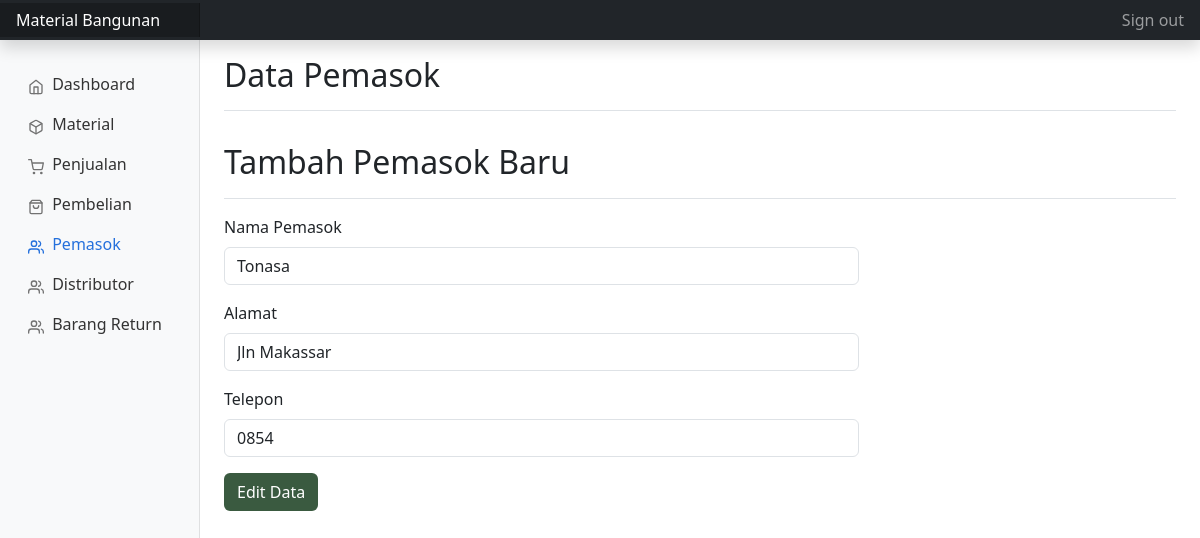
The page /admin/pemasok/edit.php?hal=edit&id=21 (signed in) on the database its author committed.
### tables this page shows
CREATE TABLE `data_pemasok` (
  `id_pemasok` int(11) NOT NULL,
  `id_admin` int(11) NOT NULL DEFAULT 1,
  `nama_pemasok` varchar(50) NOT NULL,
  `alamat_pemasok` varchar(255) NOT NULL,
  `telepon_pemasok` varchar(20) NOT NULL
);

### admin/pemasok/edit.php (the view, shortened to what this page needs)
<?php
include '../../config/koneksi.php';
if(isset($_GET['hal'])){
    if($_GET['hal'] == "edit"){
        $tampil = mysqli_query($koneksi, "SELECT * FROM data_pemasok WHERE id_pemasok = '$_GET[id]'");
        $data = mysqli_fetch_array($tampil);
        if($data){
            $nama_pemasok = $data['nama_pemasok'];
            $alamat = $data['alamat_pemasok'];
            $telepon = $data['telepon_pemasok'];
        }
    }
}
?>
<!DOCTYPE html>
<html lang="en">
<head>
  <link rel="stylesheet" href="../../assets/css/bootstrap.min.css">
  <link rel="stylesheet" href="../../assets/dashboard.css">
  <link href="https://cdn.jsdelivr.net/npm/bootstrap@5.3.1/dist/css/bootstrap.min.css" rel="stylesheet">
</head>
<body>
<header class="navbar navbar-dark sticky-top bg-dark flex-md-nowrap p-0 shadow">
  <a class="navbar-brand col-md-3 col-lg-2 me-0 px-3 fs-6" href="#">Material Bangunan</a>
  <div class="navbar-nav">
    <div class="nav-item text-nowrap">
      <a class="nav-link px-3" href="../hapusSession.php">Sign out</a>
    </div>
  </div>
</header>
<div class="container-fluid">
  <div class="row">
  <nav id="sidebarMenu" class="col-md-3 col-lg-2 d-md-block bg-light sidebar collapse">
      <div class="position-sticky pt-3 sidebar-sticky">
        <ul class="nav flex-column">
          <li class="nav-item">
            <a class="nav-link" aria-current="page" href="../index.php">
              <span data-feather="home" class="align-text-bottom"></span>
              Dashboard
            </a>
          </li>
          <li class="nav-item">
            <a class="nav-link " href="../material/index.php">
              <span data-feather="box" class="align-text-bottom"></span>
              Material
            </a>
          </li>
          <li class="nav-item">
            <a class="nav-link " href="../penjualan/index.php">
              <span data-feather="shopping-cart" class="align-text-bottom"></span>
              Penjualan
            </a>
          </li>
          <li class="nav-item">
            <a class="nav-link " href="../pembelian/index.php">
              <span data-feather="shopping-bag" class="align-text-bottom"></span>
              Pembelian
            </a>
          </li>
          <li class="nav-item">
            <a class="nav-link active" href="../pemasok/index.php">
              <span data-feather="users" class="align-text-bottom"></span>
              Pemasok
            </a>
          </li>
          <li class="nav-item">
            <a class="nav-link" href="../distributor/index.php">
              <span data-feather="users" class="align-text-bottom"></span>
              Distributor
            </a>
          </li>
          <li class="nav-item">
            <a class="nav-link" href="../return/index.php">
              <span data-feather="users" class="align-text-bottom"></span>
              Barang Return
            </a>
          </li>
        </ul>
      </div>
    </nav>
   <main class="col-md-9 ms-sm-auto col-lg-10 px-md-4">
    <div class="col-lg-12">
    <div class="d-flex justify-content-between flex-wrap flex-md-nowrap align-items-center pt-3 pb-2 mb-3 border-bottom">
        <h1 class="h2">Data Pemasok</h1>
      </div>
      <div class="d-flex justify-content-between flex-wrap flex-md-nowrap align-items-center pt-3 pb-2 mb-3 border-bottom">
        <h1 class="h2">Tambah Pemasok Baru</h1>
      </div>
<div class="col-lg-8">
    <form method="post" class="mb-5" enctype="multipart/form-data">
         <div class="mb-3">
        <label for="name" class="form-label">Nama Pemasok</label>
            <input type="text" class="form-control" id="nama_pemasok" value="<?= $nama_pemasok ?>" name="nama_pemasok" required autofocus>
        </div>
         <div class="mb-3">
            <label for="deskripsi" class="form-label">Alamat</label>
            <input type="text" class="form-control" id="alamat" value="<?= $alamat ?>" name="alamat">
        </div>
        <div class="mb-3">
            <label for="telepon" class="form-label">Telepon</label>
            <input type="number" class="form-control" id="telepon" value="<?= $telepon ?>" name="telepon">
        </div>
            <button style="background-color:#3a5a40; color:white;" type="submit" name="simpan" class="btn btn">Edit Data</button>
    </form>
</div>
    </main>
  </div>
</div>
</body>
</html>

### assets/dashboard.css (style rules this page uses)
body { font-size: .875rem; }
.feather { width: 16px; height: 16px; }
.sidebar { position: fixed; top: 0; bottom: 0; left: 0; z-index: 100; padding: 48px 0 0; box-shadow: inset -1px 0 0 rgba(0, 0, 0, .1); }
.sidebar-sticky { height: calc(100vh - 48px); overflow-x: hidden; overflow-y: auto; }
.sidebar .nav-link { font-weight: 500; color: #333; }
.sidebar .nav-link .feather { margin-right: 4px; color: #727272; }
.sidebar .nav-link.active { color: #2470dc; }
.sidebar .nav-link:hover .feather, .sidebar .nav-link.active .feather { color: inherit; }
.navbar-brand { padding-top: .75rem; padding-bottom: .75rem; background-color: rgba(0, 0, 0, .25); box-shadow: inset -1px 0 0 rgba(0, 0, 0, .25); }

### rows shown on the page
data_pemasok: nama_pemasok "Tonasa", alamat "Jln Makassar", telepon "0854"
